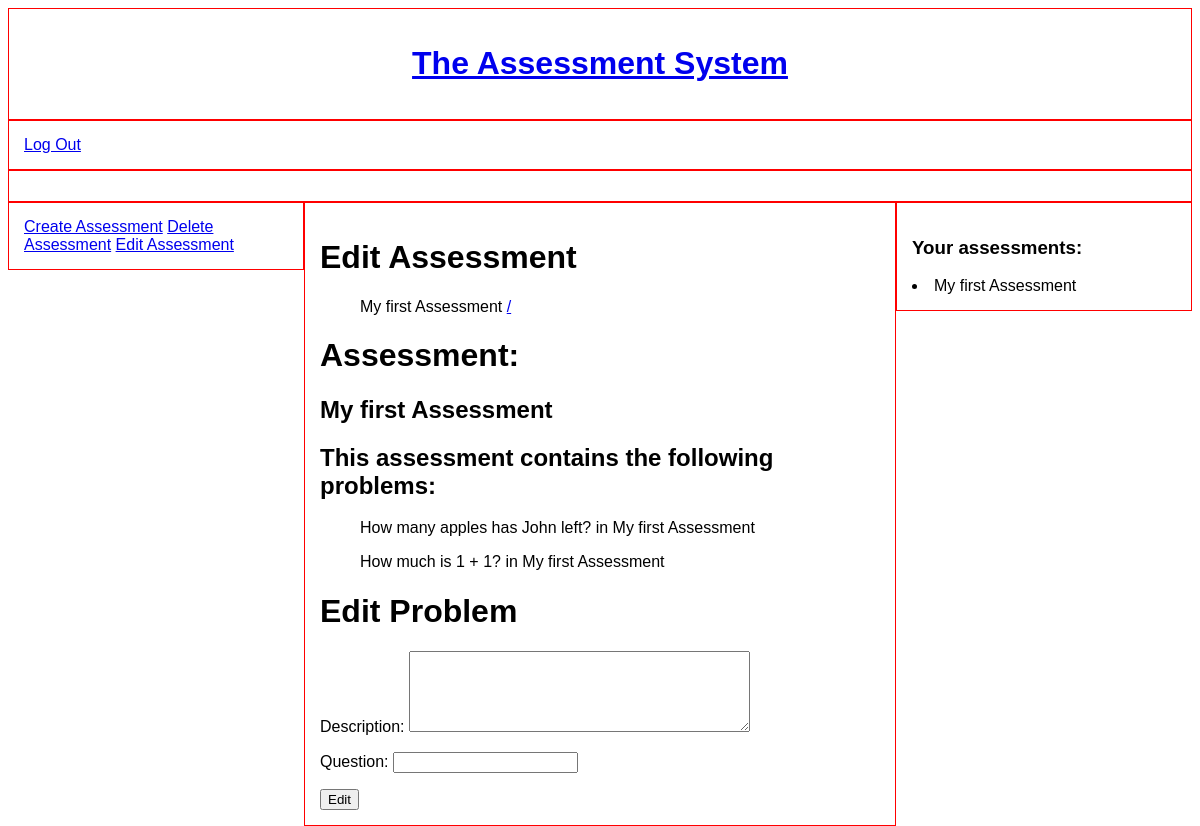
Screenshot of /edit-assessment/edit/36/ (signed in) with the database file from the repository.
### assessment/models.py (models this page shows)
class Assessment(models.Model):
    creator = models.ForeignKey(settings.AUTH_USER_MODEL, on_delete=models.CASCADE, editable=False)
    title = models.CharField(max_length=100, blank=True)
    def __str__(self):
        return f'{self.title}'

class Problem(models.Model):
    creator = models.ForeignKey(settings.AUTH_USER_MODEL, on_delete=models.CASCADE, editable=False)
    assessment = models.ForeignKey(Assessment, on_delete=models.CASCADE)
    description = models.TextField(blank=True)
    question = models.CharField(max_length=255, blank=False)
    def __str__(self):
        return f'{self.question} in {self.assessment}'

### assessment/views.py (the view)
# urls.py: path('edit-assessment/edit/', views.edit_assessment, name='edit-assessment'),
def edit(request, assessment_id):
    current_assessment = Assessment.objects.get(
        id=assessment_id
    )
    user_id = request.user.id
    current_user = User.objects.get(id=user_id)
    user_assessments = Assessment.objects.filter(creator__id=user_id).exclude(title='')
    assessment_problems = Problem.objects.filter(creator=current_user, assessment=current_assessment)
    create_problem_form = CreateProblemForm()
    create_assessment_form = CreateAssessmentForm()
    template_name = 'edit_assessment.html'
    context = {
        'create_assessment_form': create_assessment_form,
        'create_problem_form': create_problem_form,
        'assessment_problems': assessment_problems,
        'user_assessments': user_assessments,
        'current_assessment': current_assessment,
    }
    return render(request, template_name, context)

### assessment/forms.py
class CreateAssessmentForm(ModelForm):
    class Meta:
        model = Assessment
        fields = [
            'title'
        ]

class CreateProblemForm(ModelForm):
    class Meta:
        model = Problem
        fields = [
            'description',
            'question'
        ]
        widgets = {
            'description': forms.Textarea(attrs={'rows': 5})
        }

### assessment/templates/assessment/edit_assessment.html (shortened to what this page needs)
{% extends 'home.html' %}
{% block main-content-teacher %}
<h1>Edit Assessment</h1>
{% for assessment in user_assessments %}
<ul>{{ assessment }} <a href="{% url 'edit' assessment.id %}">/</a></ul>
{% endfor %}
<h1>Assessment: </h1><h2>{{ current_assessment }}</h2>
{% if assessment_problems %}
<h2>This assessment contains the following problems:</h2>
{% for problem in assessment_problems %}
<ul>{{ problem }}</ul>
{% endfor %}
{% endif %}
<h1>Edit Problem</h1>
<form action="{% url 'edit-assessment' %}">
    {{ create_problem_form.as_p}}
    <input type="submit" name="edit-problem" value="Edit">
</form>
{% endblock %}

### core/templates/core/home.html (shortened to what this page needs)
{% extends 'base.html' %}
{% block content %}
<div class="col-12" id="logo">
    <h1><a href="{% url 'home' %}">The Assessment System</a></h1>
</div>
<div class="col-12" id="navbar">
    {% if not user.is_authenticated %}
    <a href="{% url 'login' %}">Log In</a>
    <a href="{% url 'signup' %}">Sign Up</a>
    {% else %}
    <a href="{% url 'logout' %}">Log Out</a>
    {% endif %}
</div>
<div class="col-12" id="messages">
</div>
{% if user.role == 'Teacher' %}
<div class="col-3" id="left-side-teacher">
    <a href="{% url 'create-assessment' %}" name="create-assessment-view">Create Assessment</a>
    <a href="{% url 'delete-assessment' %}" name="delete-assessment-view">Delete Assessment</a>
    <a href="{% url 'edit-assessment' %}" name="edit-assessment-view">Edit Assessment</a>
</div>
<div class="col-6" id="main-content-teacher">
    {% block main-content-teacher %}
    {% endblock %}
</div>
<div class="col-3" id="right-side-teacher">
    {% if user_assessments %}
    <h3>Your assessments:</h3>
    {% for assessment in user_assessments %}
    <li>{{ assessment }}</li>
    {% endfor %}
    {% else %}
    <h3>You have no assessments.</h3>
    {% endif %}
</div>
{% elif user.role == 'Student' %}
student
{% endif %}
{% endblock %}

### assessmentsystem/static/assessmentsystem/css/style.css (style rules this page uses)
* { box-sizing: border-box; }
[class*="col-"] { float: left; padding: 15px; border: 1px solid red; }
.col-3 { width: 25%; }
.col-6 { width: 50%; }
.col-12 { width: 100%; }
body { font-family: sans-serif; }
#logo { text-align: center; }

### rows the page displays
Assessment: title "My first Assessment"
Problem: question+assessment "How many apples has John left? in My first Assessment"
Problem: question+assessment "How much is 1 + 1? in My first Assessment"
